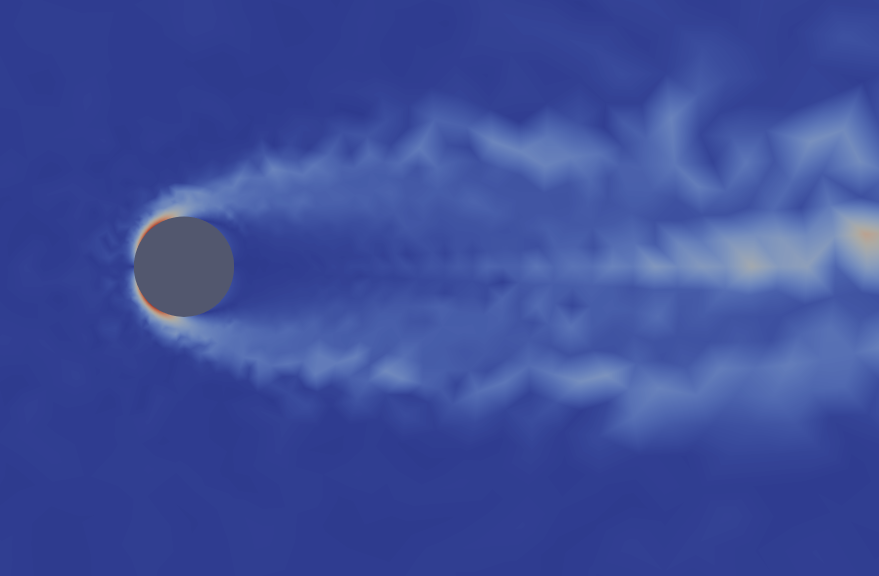
#> input picture cylinder/coarse/vorticity/image.0001.png, 1758 x 1152 px, found by its file name (shown at 1/2 size)
$ python make_plots.py
#> lines starting #> are read from the running program, lines starting #| are printed output that depends on the picture
import os
import numpy as np
from skimage import io, color
import matplotlib.pyplot as plt
from sklearn.utils.extmath import randomized_svd
import cv2


def load_images(directory):
#> called with directory = 'cylinder/fine/vorticity/'
    images = []
    for filename in os.listdir(directory):
        if filename.endswith(".jpg") or filename.endswith(".png"):
            image_path = os.path.join(directory, filename)
            img = io.imread(image_path)
#> img is the input picture: shape (1152, 1758, 3); mean R, G, B 60.3, 77.1, 154.9
            img = cv2.resize(img, (1152, 1758))
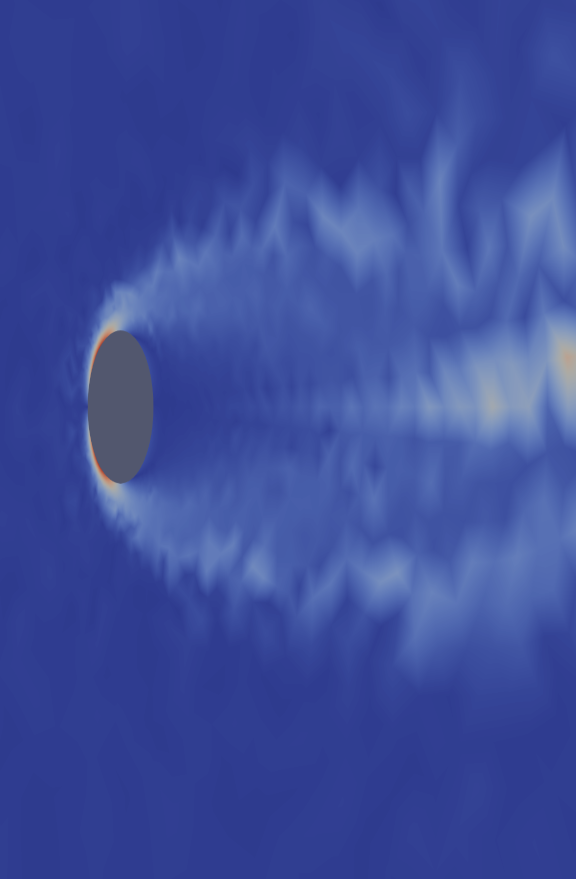
#> img: shape (1758, 1152, 3) (shown at 1/2 size); mean R, G, B 60.3, 77, 154.9
            images.append(color.rgb2gray(img).flatten())  # Convert to grayscale
    return np.array(images).T

def svd_projection(images, V):
    svd_result = V.T @ (images)

    return svd_result

def plot_images_in_space(image_projections, marker):
    markers = ['x', 's', 'o']
    labels = ['Fine', 'Coarse', 'SD']
    plt.scatter(image_projections[0, :], image_projections[1, :], marker=markers[marker], cmap='viridis', label=labels[marker])
    plt.xlabel('$x_1$')
    plt.ylabel('$x_2$')
    plt.legend()

def resize_images(images, target_size):
    resized_images = []
    for img in images:
        resized_img = cv2.resize(img, target_size)
        resized_images.append(resized_img)
    return resized_images

if __name__ == "__main__":
    # Directory paths for two sets of images
    set1_directory = "cylinder/fine/vorticity/"
    set2_directory = "cylinder/coarse/vorticity/"
    set3_directory = "output/"

    # Load images from both sets
    set1_images = load_images(set1_directory)
    set2_images = load_images(set2_directory)
    set3_images = load_images(set3_directory)
#> (the run stopped early here; a loop or call above may not have finished)
